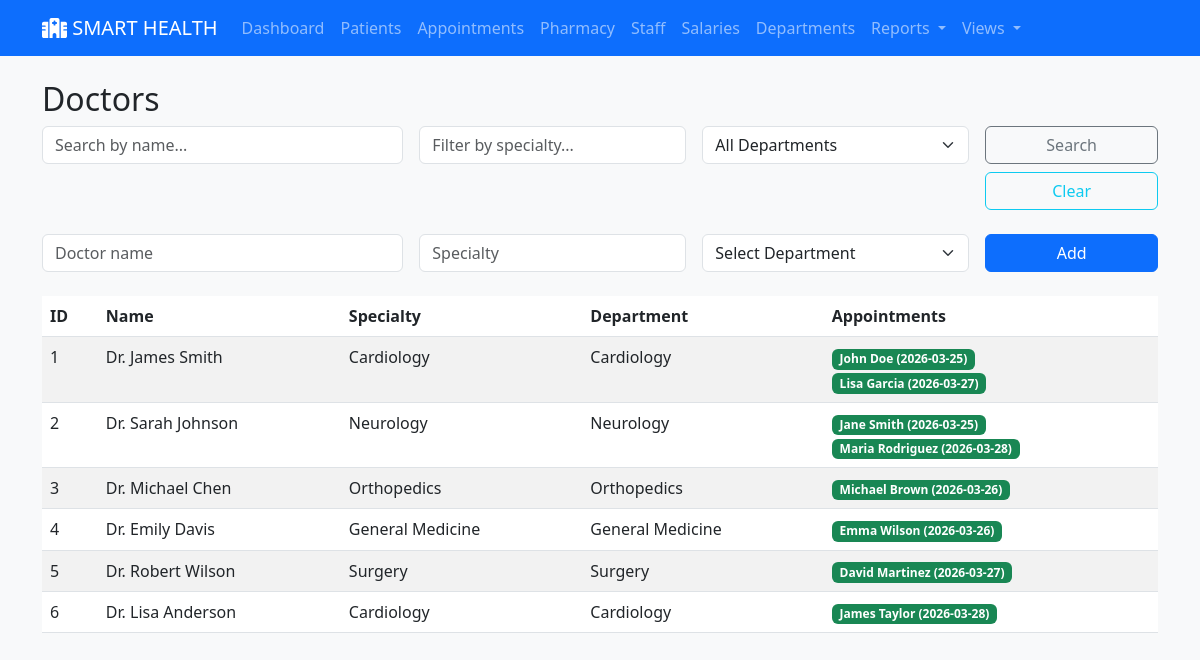
Page /doctors on the committed database.
### models.py (models this page shows)
class Doctor(db.Model):
    id = db.Column(db.Integer, primary_key=True)
    name = db.Column(db.String(120), nullable=False)
    specialty = db.Column(db.String(120))
    department_id = db.Column(db.Integer, db.ForeignKey('department.id'), nullable=True)
    appointments = db.relationship('Appointment', backref='doctor', lazy=True)
    prescriptions = db.relationship('Prescription', backref='doctor', lazy=True)

class Department(db.Model):
    id = db.Column(db.Integer, primary_key=True)
    name = db.Column(db.String(120), unique=True, nullable=False)
    doctors = db.relationship('Doctor', backref='department', lazy=True)
    nurses = db.relationship('Nurse', backref='department', lazy=True)
    workers = db.relationship('GeneralWorker', backref='department', lazy=True)
    pharmacists = db.relationship('Pharmacist', backref='department', lazy=True)

class Appointment(db.Model):
    id = db.Column(db.Integer, primary_key=True)
    patient_id = db.Column(db.Integer, db.ForeignKey('patient.id'), nullable=False)
    doctor_id = db.Column(db.Integer, db.ForeignKey('doctor.id'), nullable=False)
    scheduled_at = db.Column(db.DateTime, nullable=False, default=datetime.utcnow)
    notes = db.Column(db.Text)
    bills = db.relationship('Bill', backref='appointment', lazy=True)

class Patient(db.Model):
    id = db.Column(db.Integer, primary_key=True)
    first_name = db.Column(db.String(120), nullable=False)
    last_name = db.Column(db.String(120), nullable=False)
    dob = db.Column(db.Date, nullable=True)
    phone = db.Column(db.String(20))
    appointments = db.relationship('Appointment', backref='patient', lazy=True)
    prescriptions = db.relationship('Prescription', backref='patient', lazy=True)
    bills = db.relationship('Bill', backref='patient', lazy=True)

### routes.py (the view)
@main_bp.route('/doctors', methods=['GET', 'POST'])
def doctors():
    search_query = request.args.get('search', '')
    search_specialty = request.args.get('specialty', '')
    search_dept = request.args.get('department', '')
    if request.method == 'POST':
        data = request.form
        d = Doctor(name=data.get('name'), specialty=data.get('specialty'), department_id=data.get('department_id'))
        db.session.add(d)
        db.session.commit()
        return redirect(url_for('main.doctors'))
    query = Doctor.query
    if search_query:
        query = query.filter(Doctor.name.contains(search_query))
    if search_specialty:
        query = query.filter(Doctor.specialty.contains(search_specialty))
    if search_dept:
        query = query.filter(Doctor.department_id == search_dept)
    alld = query.all()
    depts = Department.query.all()
    return render_template('doctors.html', doctors=alld, departments=depts, search_query=search_query, search_specialty=search_specialty, search_dept=search_dept)

### templates/doctors.html (shortened to what this page needs)
{% extends 'base.html' %}
{% block content %}
<h2>Doctors</h2>
<form method="get" class="row g-3 mb-4">
  <div class="col-md-4">
    <input name="search" class="form-control" placeholder="Search by name..." value="{{ search_query }}">
  </div>
  <div class="col-md-3">
    <input name="specialty" class="form-control" placeholder="Filter by specialty..." value="{{ search_specialty }}">
  </div>
  <div class="col-md-3">
    <select name="department" class="form-select">
      <option value="">All Departments</option>
    </select>
  </div>
  <div class="col-md-2">
    <button type="submit" class="btn btn-outline-secondary w-100">Search</button>
    <a href="{{ url_for('main.doctors') }}" class="btn btn-outline-info w-100 mt-2">Clear</a>
  </div>
</form>
<form method="post" class="row g-3 mb-4">
  <div class="col-md-4">
    <input name="name" class="form-control" placeholder="Doctor name" required>
  </div>
  <div class="col-md-3">
    <input name="specialty" class="form-control" placeholder="Specialty">
  </div>
  <div class="col-md-3">
    <select name="department_id" class="form-select">
      <option value="">Select Department</option>
    </select>
  </div>
  <div class="col-md-2">
    <button class="btn btn-primary w-100">Add</button>
  </div>
</form>
<table class="table table-striped">
  <thead><tr><th>ID</th><th>Name</th><th>Specialty</th><th>Department</th><th>Appointments</th></tr></thead>
  <tbody>
    {% for d in doctors %}
      <tr>
        <td>{{ d.id }}</td>
        <td>{{ d.name }}</td>
        <td>{{ d.specialty or '' }}</td>
        <td>{{ d.department.name if d.department else '' }}</td>
        <td>
          {% if d.appointments %}
            {% for appt in d.appointments %}
              <small class="badge bg-success">{{ appt.patient.first_name }} {{ appt.patient.last_name }} ({{ appt.scheduled_at.strftime('%Y-%m-%d') }})</small><br>
            {% endfor %}
          {% else %}
            <small class="text-muted">No appointments</small>
          {% endif %}
        </td>
      </tr>
    {% else %}
      <tr><td colspan="5">No doctors</td></tr>
    {% endfor %}
  </tbody>
</table>
{% endblock %}

### templates/base.html (shortened to what this page needs)
<!doctype html>
<html lang="en">
  <head>
    <link href="https://cdn.jsdelivr.net/npm/bootstrap@5.3.0/dist/css/bootstrap.min.css" rel="stylesheet">
  </head>
  <body class="bg-light">
    <nav class="navbar navbar-expand-lg navbar-dark bg-primary">
      <div class="container">
        <a class="navbar-brand" href="{{ url_for('main.index') }}">
          <i class="fas fa-hospital"></i> SMART HEALTH
        </a>
        <div class="collapse navbar-collapse" id="navbarNav">
          <ul class="navbar-nav me-auto">
            <li class="nav-item">
              <a class="nav-link" href="{{ url_for('main.index') }}">Dashboard</a>
            </li>
            <li class="nav-item">
              <a class="nav-link" href="{{ url_for('main.patients') }}">Patients</a>
            </li>
            <li class="nav-item">
              <a class="nav-link" href="{{ url_for('main.appointments') }}">Appointments</a>
            </li>
            <li class="nav-item">
              <a class="nav-link" href="{{ url_for('main.pharmacy_inventory') }}">Pharmacy</a>
            </li>
            <li class="nav-item">
              <a class="nav-link" href="{{ url_for('main.doctors') }}">Staff</a>
            </li>
            <li class="nav-item">
              <a class="nav-link" href="{{ url_for('main.salaries') }}">Salaries</a>
            </li>
            <li class="nav-item">
              <a class="nav-link" href="{{ url_for('main.departments') }}">Departments</a>
            </li>
            <li class="nav-item dropdown">
              <a class="nav-link dropdown-toggle" href="#" id="reportsDropdown" role="button" data-bs-toggle="dropdown">
                Reports
              </a>
            </li>
            <li class="nav-item dropdown">
              <a class="nav-link dropdown-toggle" href="#" id="viewsDropdown" role="button" data-bs-toggle="dropdown">
                Views
              </a>
            </li>
          </ul>
        </div>
      </div>
    </nav>
    <div class="container mt-4">
      {% block content %}{% endblock %}
    </div>
  </body>
</html>

### rows in the picture
Doctor: id "1", name "Dr. James Smith", specialty "Cardiology", department "Cardiology"
Appointment: patient.first_name "John", patient.last_name "Doe", scheduled_at "2026-03-25"
Appointment: patient.first_name "Lisa", patient.last_name "Garcia", scheduled_at "2026-03-27"
Doctor: id "2", name "Dr. Sarah Johnson", specialty "Neurology", department "Neurology"
Appointment: patient.first_name "Jane", patient.last_name "Smith", scheduled_at "2026-03-25"
Appointment: patient.first_name "Maria", patient.last_name "Rodriguez", scheduled_at "2026-03-28"
Doctor: id "3", name "Dr. Michael Chen", specialty "Orthopedics", department "Orthopedics"
Appointment: patient.first_name "Michael", patient.last_name "Brown", scheduled_at "2026-03-26"
Doctor: id "4", name "Dr. Emily Davis", specialty "General Medicine", department "General Medicine"
Appointment: patient.first_name "Emma", patient.last_name "Wilson", scheduled_at "2026-03-26"
Doctor: id "5", name "Dr. Robert Wilson", specialty "Surgery", department "Surgery"
Appointment: patient.first_name "David", patient.last_name "Martinez", scheduled_at "2026-03-27"
Doctor: id "6", name "Dr. Lisa Anderson", specialty "Cardiology", department "Cardiology"
Appointment: patient.first_name "James", patient.last_name "Taylor", scheduled_at "2026-03-28"
